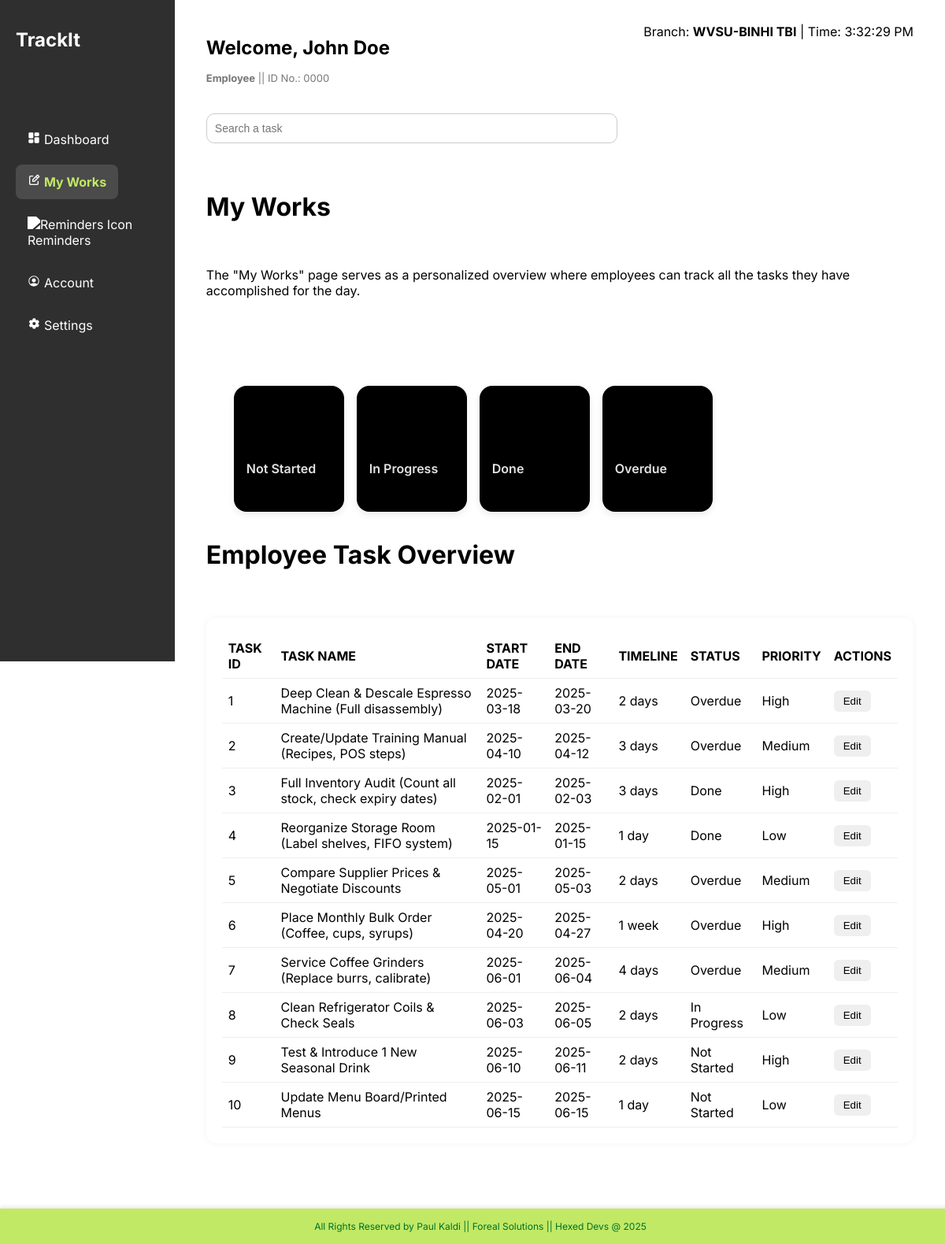
The page /emp_works.php (signed in) on the database its author committed.
### tables this page shows
CREATE TABLE tasks (
  id          INT AUTO_INCREMENT PRIMARY KEY,
  assigned_by VARCHAR(10) NOT NULL,
  assigned_to VARCHAR(10) NOT NULL,
  template_id INT         NOT NULL,
  timeline    VARCHAR(255) NOT NULL,
  status      ENUM('Not Started','In Progress','Done','Overdue') NOT NULL DEFAULT 'Not Started',
  start_date  DATE        NOT NULL,
  end_date    DATE        NOT NULL,
  priority    ENUM('High','Medium','Low') NOT NULL DEFAULT 'Medium',
  created_at  TIMESTAMP   DEFAULT CURRENT_TIMESTAMP,

  FOREIGN KEY (assigned_by) REFERENCES users(user_code) ON DELETE CASCADE,
  FOREIGN KEY (assigned_to) REFERENCES users(user_code) ON DELETE CASCADE,
  FOREIGN KEY (template_id) REFERENCES task_templates(id) ON DELETE CASCADE
);

CREATE TABLE task_templates (
  id          INT AUTO_INCREMENT PRIMARY KEY,
  description VARCHAR(255) NOT NULL
);

### database/queries.php (called while the page is built, shortened)
<?php
function getEmployeeTasks($employeeCode, $limit = null)
{
  $conn = connect_to_database();
  $tasks = [];
  $sql = "
   SELECT
      t.id AS id,
      manager.user_code AS manager_code,
      CONCAT(manager.firstname, ' ', manager.lastname) AS manager_name,
      tt.description AS task,
      t.start_date,
      t.end_date,
      t.timeline,
      t.status,
      t.priority
    FROM tasks t
    JOIN task_templates tt ON t.template_id = tt.id
    JOIN users manager ON manager.user_code = t.assigned_by
    WHERE t.assigned_to = '$employeeCode'
  ";
  $result = $conn->query($sql);
  if ($result) {
    while ($row = $result->fetch_assoc()) {
      $tasks[] = $row;
    }
  }
  return $tasks;
}

### emp_works.php (the view, shortened to what this page needs)
<?php
include "database/queries.php";
$userFullname = $_SESSION['full_name'] ?? '';
$userId = $_SESSION["uid"] ?? 0;
$tasks = getEmployeeTasks($_SESSION["user_code"]);
$statusCounts = [
  'Not Started' => 0,
  'In Progress' => 0,
  'Done' => 0,
  'Overdue' => 0
];
foreach ($tasks as $task) {
  if (isset($statusCounts[$task['status']])) {
    $statusCounts[$task['status']]++;
  }
}
?>
<!DOCTYPE html>
<html lang="en">
<head>
  <link rel="stylesheet" href="assets/css/emp-db.css" type="text/css" />
</head>
<body>
  <div class="layout">
    <?php include './php/includes/emp_sidebar.php'; ?>
    <main class="emp-main-content">
      <header class="emp-header">
        <div>
          <h1>Welcome, <?= $userFullname ?></h1>
          <p class="emp-id"><b>Employee</b> || ID No.: <?= str_pad($userId, 4, '0', STR_PAD_LEFT) ?>
          </p>
        </div>
        <div class="emp-branch-info">
          <span>Branch: <strong>WVSU-BINHI TBI</strong> | Time: </span>
          <span id="clock">--:--:--</span>
        </div>
      </header>
      <div class="emp-search-filter">
        <input type="text" id="searchBar" placeholder="Search a task" onkeyup="searchTasks()" />
      </div>
      <div class="emp-title">
        <h1><br>My Works</h1><br>
        <p>The "My Works" page serves as a personalized overview where employees can track all the tasks they have
          accomplished for the day.</p><br><br><br>
      </div>
      <div class="emp-filters">
        <button type="button">Not Started </button>
        <button type="button">In Progress </button>
        <button type="button">Done <span id="count-done"><?php echo $statusCounts['Done']; ?></span></button>
        <button type="button">Overdue <span id="count-overdue"><?php echo $statusCounts['Overdue']; ?></span></button>
      </div>
      <div class="emp-title">
        <h1>Employee Task Overview</h1><br>
      </div>
      <section class="emp-task-table">
        <table>
          <thead>
            <tr>
              <th>TASK ID</th>
              <th>TASK NAME</th>
              <th>START DATE</th>
              <th>END DATE</th>
              <th>TIMELINE</th>
              <th>STATUS</th>
              <th>PRIORITY</th>
              <th>ACTIONS</th>
            </tr>
          </thead>
          <tbody>
            <?php foreach ($tasks as $task): ?>
              <tr id="task-row-<?= $task['id'] ?>">
                <td><?= $task['id'] ?></td>
                <td><?= $task['task'] ?></td>
                <td><?= $task['start_date'] ?></td>
                <td><?= $task['end_date'] ?></td>
                <td><?= $task['timeline'] ?></td>
                <td class="editable" data-field="status_display"><?= $task['status'] ?></td>
                <td><?= $task['priority'] ?></td>
                <td>
                  <button type="button" onclick="enableRowEdit(<?= $task['id'] ?>)"
                    id="editBtn-<?= $task['id'] ?>">Edit</button>
                </td>
              </tr>
            <?php endforeach; ?>
          </tbody>
        </table>
      </section>
    </main>
  </div>
  <div class="fill-in-footer">
    <h3>All Rights Reserved by Paul Kaldi || Foreal Solutions || Hexed Devs @ 2025</h3>
  </div>
</body>
</html>

### assets/css/emp-db.css (style rules this page uses)
body { font-family: "Inter", sans-serif; margin: 0; }
input, select, textarea { padding: 8px; margin-top: 4px; font-size: 14px; border: 1px solid #ccc; border-radius: 7px; width: 100%; }
.layout { display: flex; min-height: 100vh; }
.emp-main-content { height: 100%; flex-grow: 1; padding: 30px 40px; padding-bottom: 8rem; }
.emp-header { display: flex; justify-content: space-between; align-items: flex-start; margin-bottom: 20px; }
.emp-header h1 { font-size: 24px; }
.emp-id { font-size: 13px; color: #777; margin-top: 5px; align-items: start; }
.emp-search-filter { margin-bottom: 0px; }
.emp-search-filter input[type="text"] { width: 500px; padding: 10px; border: 1px solid #ccc; border-radius: 10px; outline: none; }
.emp-filters { display: flex; gap: 1rem; margin: 35px; flex-wrap: wrap; }
.emp-filters button { width: 140px; height: 160px; border-radius: 16px; border: none; cursor: pointer; font-family: "Inter", sans-serif; font-weight: 600; font-size: 1rem; background-color: #000000; color: #e2e2e2; display: flex; flex-direction: column; justify-content: flex-end; padding: 1rem; box-shadow: 0 4px 10px rgba(0, 0, 0, 0.08); transition: transform 0.3s ease, background-color 0.3s ease, color 0.3s ease, width 0.3s ease; }
.emp-task-table { margin-top: 20px; background: white; border-radius: 12px; padding: 20px; box-shadow: 0 0 8px rgba(0, 0, 0, 0.05); }
.emp-task-table table { width: 100%; border-collapse: collapse; }
.emp-task-table th, .emp-task-table td { text-align: left; padding: 8px; border-bottom: 1px solid #eee; }
.fill-in-footer { position: fixed; bottom: 0; left: 0; width: 100%; background-color: #c1e965; color: #007029; text-align: center; padding: 15px 10px; font-family: "Inter" sans-serif; font-size: 14px; z-index: 1000; box-shadow: 0 -2px 5px rgba(0, 0, 0, 0.1); }
.fill-in-footer h3 { margin: 0; font-weight: 400; font-size: 12px; }
button { padding: 6px 12px; border: none; border-radius: 6px; cursor: pointer; }

### rows shown on the page
tasks: id "1", template.description "Deep Clean & Descale Espresso Machine (Full disassembly)", start_date "2025-03-18", end_date "2025-03-20", timeline "2 days", status "Overdue", priority "High"
tasks: id "2", template.description "Create/Update Training Manual (Recipes, POS steps)", start_date "2025-04-10", end_date "2025-04-12", timeline "3 days", status "Overdue", priority "Medium"
tasks: id "3", template.description "Full Inventory Audit (Count all stock, check expiry dates)", start_date "2025-02-01", end_date "2025-02-03", timeline "3 days", status "Done", priority "High"
tasks: id "4", template.description "Reorganize Storage Room (Label shelves, FIFO system)", start_date "2025-01-15", end_date "2025-01-15", timeline "1 day", status "Done", priority "Low"
tasks: id "5", template.description "Compare Supplier Prices & Negotiate Discounts", start_date "2025-05-01", end_date "2025-05-03", timeline "2 days", status "Overdue", priority "Medium"
tasks: id "6", template.description "Place Monthly Bulk Order (Coffee, cups, syrups)", start_date "2025-04-20", end_date "2025-04-27", timeline "1 week", status "Overdue", priority "High"
tasks: id "7", template.description "Service Coffee Grinders (Replace burrs, calibrate)", start_date "2025-06-01", end_date "2025-06-04", timeline "4 days", status "Overdue", priority "Medium"
tasks: id "8", template.description "Clean Refrigerator Coils & Check Seals", start_date "2025-06-03", end_date "2025-06-05", timeline "2 days", status "In Progress", priority "Low"
tasks: id "9", template.description "Test & Introduce 1 New Seasonal Drink", start_date "2025-06-10", end_date "2025-06-11", timeline "2 days", status "Not Started", priority "High"
tasks: id "10", template.description "Update Menu Board/Printed Menus", start_date "2025-06-15", end_date "2025-06-15", timeline "1 day", status "Not Started", priority "Low"

### other values the page prints
$userFullname "John Doe"
str_pad($userId, 4, '0', STR_PAD_LEFT) "0000"
